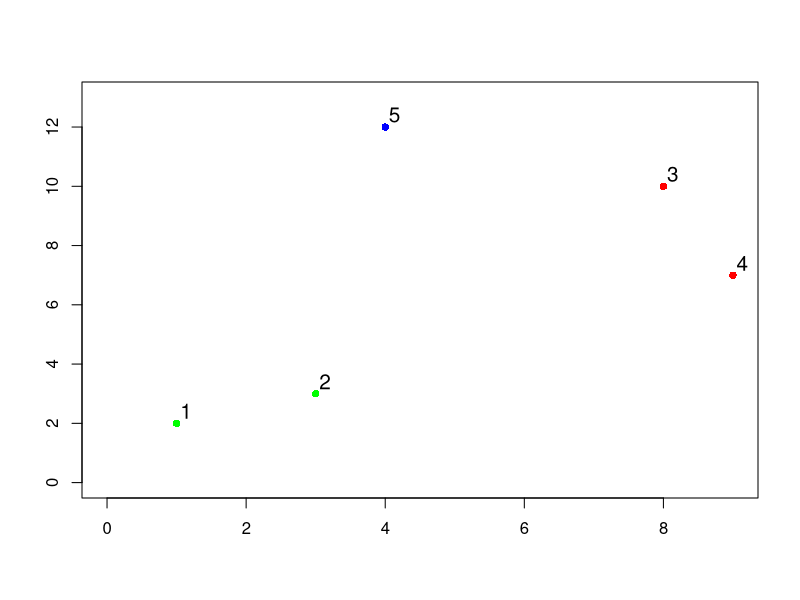

The R script that drew this image:
## ---- chunk 1
knitr::opts_chunk$set(echo = TRUE)
library(tidyverse)
library(knitr)
library(tools)
library(formatR)
library(calibrate)
library(data.table)
library(dplyr)
library(formattable)
library(tidyr)
library(kableExtra)
## ---- chunk 2



x <- c(1,3,8,9,4)
y <- c(2,3,10,7,12)
z <- c("1", "2", "3", "4", "5")
plot(x,y, pch = 16, col = c("green", "green", "red", "red", "blue"), xlim = c(0,9), ylim = c(0,13),
     xlab = "", ylab = "")
textxy(x, y, z, cex = 1.25, pch = 16)


d11 <- sqrt((1-1)^2 + (2-2)^2)
d12 <- sqrt((1-3)^2 + (2-3)^2)
d13 <- sqrt((1-8)^2 + (2-10)^2)
d14 <- sqrt((1-9)^2 + (2-7)^2)
d15 <- sqrt((1-4)^2 + (2-12)^2)
d22 <- sqrt((3-3)^2 + (3-3)^2)
d23 <- sqrt((3-8)^2 + (3-10)^2)
d24 <- sqrt((3-9)^2 + (3-7)^2)
d25 <- sqrt((3-4)^2 + (3-12)^2)
d33 <- sqrt((8-8)^2 + (10-10)^2)
d34 <- sqrt((8-9)^2 + (10-7)^2)
d35 <- sqrt((8-4)^2 + (10-12)^2)
d44 <- sqrt((9-9)^2 + (7-7)^2)
d45 <- sqrt((9-4)^2 + (7-12)^2)
d55 <- sqrt((4-4)^2 + (12-12)^2)

col0 <- c(1, 2, 3, 4, 5)
col1 <- c(d11, d12, d13, d14, d15)
col2 <- c(d12, d22, d23, d24, d25)
col3 <- c(d13, d23, d33, d34, d35)
col4 <- c(d14, d24, d34, d44, d45)
col5 <- c(d15, d25, d35, d45, d55)

t <- data.frame(col0, col1, col2, col3, col4, col5)

#t <- matrix(c(d11, d12, d13, d14, d15,d12, d22, d23, d24, d25, d13, d23, d33, d34, d35, d14, d24, d34, d44, d45, d15, d25, d35, d45, d55), ncol = 5, byrow = TRUE)

colnames(t) <- c(" ","1", "2", "3", "4", "5")
#row.names(t) <- c("1", "2", "3", "4", "5")
#t <- as.data.frame(t)

#remove(d11, d12, d13, d14, d15, d22, d23, d24, d25, d33, d34, d35, d44, d45, d55)


## ---- chunk 3
#row.names(t) <- c("1", "2", "3", "4", "5 ")
#kable(t, align = "c")
#formattable(t, align = c("c", "c", "c", "c", "c", "c"),bootstrap_options = c("striped", "hover", "condensed"), full_width = F)
## ---- chunk 4
kable(t, align = "c") %>%
  kable_styling(bootstrap_options = c("striped", "hover", "condensed", "responsive"),
                full_width = F) %>% column_spec(1:1, bold = T)
## ---- chunk 5
col0 <- c(12, 3, 4, 5)
col1 <- c(0, max(d13, d23), max(d14, d24), max(d15, d25))
col2 <- c(max(d13,d23), 0, d34, d35)
col3 <- c(max(d14,d24), d34, 0, d45)
col4 <- c(max(d15,d25), d35, d45, 0)

t2 <- data.frame(col0, col1, col2, col3, col4)
colnames(t2) <- c(" ","12", "3", "4", "5")

kable(t2, align = "c") %>%
  kable_styling(bootstrap_options = c("striped", "hover", "condensed", "responsive"),
                full_width = F) %>% column_spec(1:1, bold = T)
## ---- chunk 6
col0 <- c(12, 34, 5)
col1 <- c(0, max(d13, d14, d23, d24), max(d15, d25))
col2 <- c(max(d13, d14, d23, d24), 0, max(d35, d45))
col3 <- c(max(d15, d25), max(d35, d45), 0)
t3 <- data.frame(col0, col1, col2, col3)
colnames(t3) <- c(" ", "12", "34", "5")
kable(t3, align = "c") %>%
  kable_styling(bootstrap_options = c("striped", "hover", "condensed", "responsive"),
                full_width = F) %>% column_spec(1:1, bold = T)
## ---- chunk 7
col0 <- c(12, 345)
col1 <- c(0, max(d13, d14, d15, d23, d24, d25))
col2 <- c(max(d13, d14, d15, d23, d24, d25), 0)
t4 <- data.frame(col0, col1, col2)
colnames(t4) <- c(" ", "12", "345")
kable(t4, align = "c") %>%
  kable_styling(bootstrap_options = c("striped", "hover", "condensed", "responsive"),
                full_width = F) %>% column_spec(1:1, bold = T)
## ---- chunk 8
col0 <- c(12345)
col1 <- c(0)
t5 <- data.frame(col0, col1)
colnames(t5) <- c(" ", "12345")
kable(t5, align = "c") %>%
  kable_styling(bootstrap_options = c("striped", "hover", "condensed", "responsive"),
                full_width = F) %>% column_spec(1:1, bold = T)
